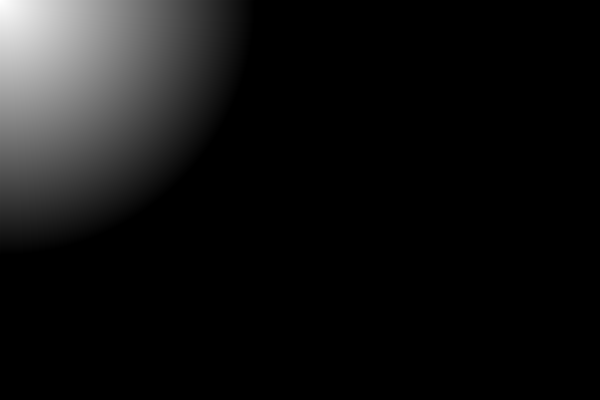
Frame 1 (no input)
Frame 60 (the mouse pressed at the canvas centre just before this capture): identical to frame 1, image omitted
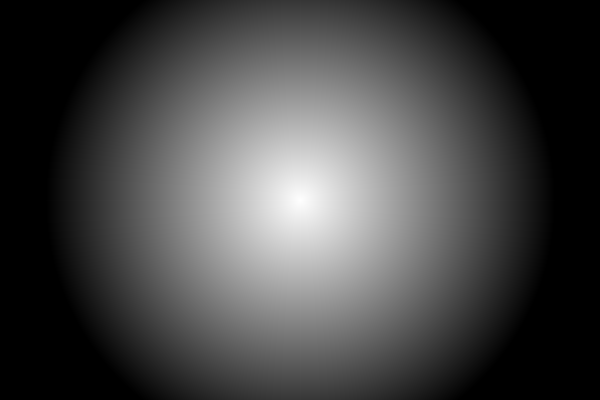
Frame 120 (the mouse held since frame 60 and released just before this capture)

The Processing sketch that drew these frames (run headless with seeded random() and noise(); from frame 60 on, the mouse is pressed at the canvas centre):

// Processing sketch: pixels
// ── pixels.pde


void setup(){
size(600,400);
background(225);

}

void draw(){

//for(int x = 0; x < width; x++){
//  set(x, Yascend, color(0,255,0));
//}

//check every pixels from left top
//loadPixels();
//  for(int i = 0; i < pixels.length; i++){
//  pixels[i] = color(random(255), 0, random(255));
//  }
//updatePixels();

//loadPixels();
//for(int x = 0; x < width; x++){
//  for(int y = 0; y < height; y++){
//    pixels[x+y*width] = color(255-x/2,y/2,x/3);
//  }
//}
//updatePixels();

loadPixels();
for(int x = 0; x < width; x++){
  for(int y = 0; y < height; y++){
    
    float d = dist(x, y, mouseX, mouseY);
    pixels[x+y*width] = color(255-d);
    //or, int index = x+y*width;
    //pixels[index] = blah;
  }
}
updatePixels();



}
